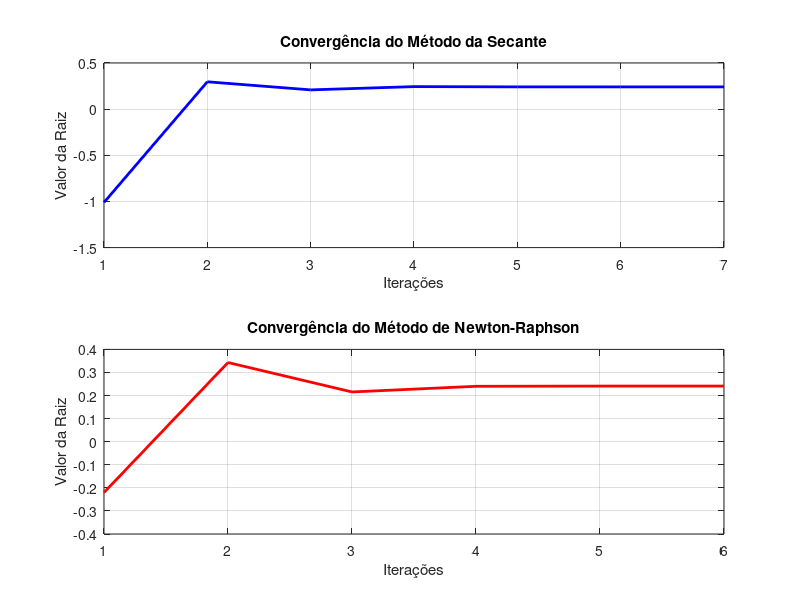

Reproduce this figure in MATLAB.
function lista5Questao3()
    % Definindo constantes
    e = 8.9e-12;
    F = 1.25;
    q = 2e-5;
    Q = 2e-5;
    raio = 0.85;

    % Definindo a função
    f = @(x) (1/(4*pi*e)) * (q * Q * x / (x^2 + raio^2)^(3/2)) - F;

    % Define a tolerância para o erro absoluto
    Es = 5^(-4); % Tolerância em porcentagem

    % Executar o método da Secante
    fprintf("Método da Secante:\n");
    [rootSecante, itSecante, valoresSecante] = metodoSecante(f, Es);

    % Executar o método de Newton-Raphson
    fprintf("\nMétodo de Newton-Raphson:\n");
    [rootNewton, itNewton, valoresNewton] = metodoNewtonRaphson(f, e, q, Q, raio, Es);

    % Criar tabela comparativa
    criar_tabela(itSecante, rootSecante, itNewton, rootNewton);

    % Criar gráficos de convergência
    criar_graficos(itSecante, itNewton, valoresSecante, valoresNewton);
endfunction

function [r, it, valores] = metodoSecante(f, Es)
    Ea = Inf; % Erro absoluto inicial
    xPrevio = 0.5; % Valor inicial
    x = 0.6; % Valor inicial
    it = 0; % Contador de iterações
    N = 20; % Número máximo de iterações
    valores = []; % Array para armazenar valores de x

    for it = 0:(N-1)
        xProx = (xPrevio * f(x) - x * f(xPrevio)) / (f(x) - f(xPrevio)); % Cálculo do próximo x
        Ea = calcularErroEstimativa(xProx, x);

        % Armazena o valor atual para o gráfico
        valores = [valores; xProx];

        fprintf('Iteração %d: xr = %f, f(x) = %f, Ea = %f\n', it, x, f(x), Ea);

        if (Ea < Es)
            fprintf("Iterações %d: Raiz encontrada: %f\n", it + 1, xProx);
            r = xProx;
            return;
        end

        xPrevio = x;
        x = xProx;
    endfor

    fprintf("Método falhou em %d iterações\n", it);
    r = NaN; % Indica falha
endfunction

function [r, it, valores] = metodoNewtonRaphson(f, e, q, Q, raio, Es)
    df = @(x) (1 / (4 * pi * e)) * ...
        ((q * Q * (x^2 + raio^2)^(3/2)) - ...
         (3 * q * Q * x^2 * (x^2 + raio^2)^(1/2))) / ...
        (x^2 + raio^2)^3;

    Ea = Inf; % Erro absoluto inicial
    x = 0.5; % Valor inicial
    it = 0; % Contador de iterações
    N = 20; % Número máximo de iterações
    valores = []; % Array para armazenar valores de x

    for it = 0:(N-1)
        xProx = x - f(x) / df(x); % Cálculo do próximo x
        Ea = calcularErroEstimativa(xProx, x);

        % Armazena o valor atual para o gráfico
        valores = [valores; xProx];

        fprintf('Iteração %d: xr = %f, f(x) = %f, Ea = %f\n', it, x, f(x), Ea);

        if (Ea < Es)
            fprintf("Iterações %d: Raiz encontrada: %f\n", it + 1, xProx);
            r = xProx;
            return;
        end

        x = xProx;
    endfor

    fprintf("Método falhou em %d iterações\n", it);
    r = NaN; % Indica falha
endfunction

function Ea = calcularErroEstimativa(resultadoAtual, resultadoPrev)
    if resultadoPrev == Inf
        Ea = Inf; % Se o valor anterior for infinito, o erro é infinito
    else
        Ea = abs((resultadoAtual - resultadoPrev) / resultadoAtual) * 100; % Calcula o erro percentual
    end
endfunction

function criar_tabela(itSecante, rootSecante, itNewton, rootNewton)
    fprintf("\nTabela Comparativa:\n");
    fprintf("%-20s %-20s %-20s\n", "Método", "Número de Iterações", "Resultado Final");
    fprintf("%-20s %-20d %-20f\n", "Secante", itSecante, rootSecante);
    fprintf("%-20s %-20d %-20f\n", "Newton-Raphson", itNewton, rootNewton);
endfunction

function criar_graficos(itSecante, itNewton, valoresSecante, valoresNewton)
    % Exemplo de como você poderia criar gráficos de convergência
    figure;

    % Gráfico para Secante
    subplot(2, 1, 1);
    plot(1:length(valoresSecante), valoresSecante, 'b-', 'LineWidth', 2);
    title('Convergência do Método da Secante');
    xlabel('Iterações');
    ylabel('Valor da Raiz');
    grid on;

    % Gráfico para Newton-Raphson
    subplot(2, 1, 2);
    plot(1:length(valoresNewton), valoresNewton, 'r-', 'LineWidth', 2);
    title('Convergência do Método de Newton-Raphson');
    xlabel('Iterações');
    ylabel('Valor da Raiz');
    grid on;

    % Salvar gráficos se necessário
    saveas(gcf, 'convergencia_métodos_secante_newton.png');
endfunction

% Chama a função principal
lista5Questao3();

